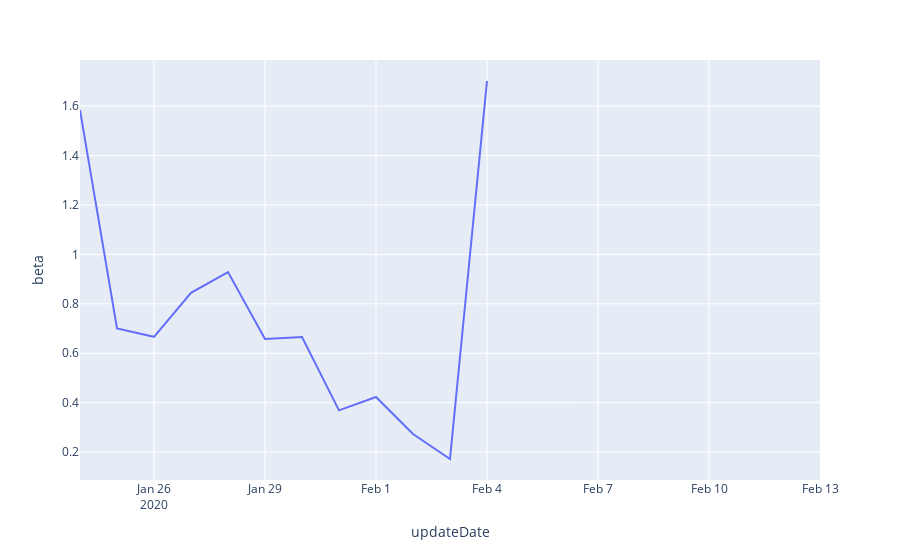

This figure's notebook cell:
### Code cell
#this graph is really noisy, we should aggregate the data to province to get the beta
import plotly.express as px


fig = px.line(wuhan.sort_values(['updateDate']), x="updateDate", y="beta")
fig.show()

### Figure 1 — Plotly figure (JSON) as saved in the notebook; plotly's stock layout.template omitted (floating-point values rounded to 4 significant figures)
{"data": [{"hoverlabel": {"namelength": 0}, "hovertemplate": "updateDate=%{x}<br>beta=%{y}", "legendgroup": "", "line": {"color": "#636efa", "dash": "solid"}, "mode": "lines", "name": "", "showlegend": false, "type": "scatter", "x": ["2020-01-24", "2020-01-25", "2020-01-26", "2020-01-27", "2020-01-28", "2020-01-29", "2020-01-30", "2020-01-31", "2020-02-01", "2020-02-02", "2020-02-03", "2020-02-04", "2020-02-05", "2020-02-06", "2020-02-07", "2020-02-08", "2020-02-09", "2020-02-10", "2020-02-11", "2020-02-12", "2020-02-13"], "xaxis": "x", "y": [1.584, 0.7003, 0.6665, 0.8448, 0.9286, 0.658, 0.6656, 0.369, 0.4231, 0.2734, 0.1721, 1.702, null, null, null, null, null, null, null, null, null], "yaxis": "y"}], "layout": {"legend": {"tracegroupgap": 0}, "margin": {"t": 60}, "xaxis": {"anchor": "y", "domain": [0, 1], "title": {"text": "updateDate"}}, "yaxis": {"anchor": "x", "domain": [0, 1], "title": {"text": "beta"}}}}
